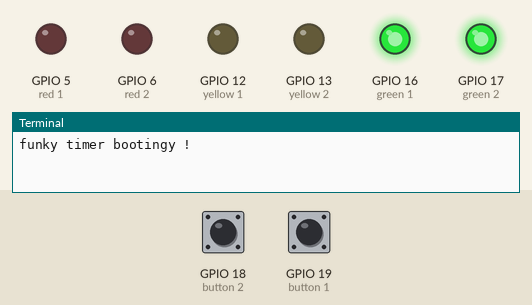
Bench run of a program on a simulated Raspberry Pi (BCM pin numbers) with a Jam HAT. On the bench: output pins drawn as LEDs (lit = HIGH), the last lines printed to the terminal. Inputs (shaded band) come from the test bench; at power-on: GPIO 19 (button 1) LOW, GPIO 18 (button 2) LOW.

Above: at 1.2 s.
1.3 s: GPIO 19 (button 1) pulled HIGH for 0.15 s
At 1.6 s:
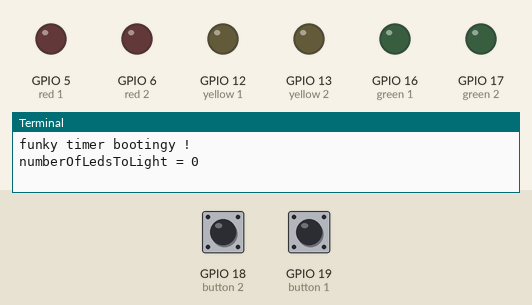
At 8.6 s:
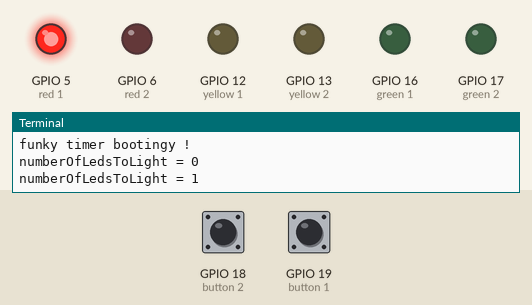
Timing chart, 0 to 10.1 s (numbered marks = the images above; inputs shaded):
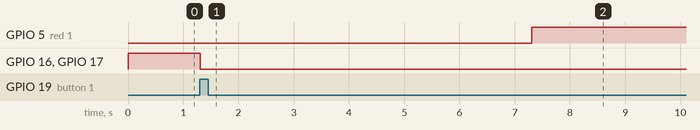

The program:

mytimer.py
```python
# gpiozero contains the JamHat object (the little circuit board with the lights and buzzer on it)
from gpiozero import JamHat
from time import sleep
import math


######################################################### functions #########################################################
def play_end_timer_tune(jamhat):
    jamhat.buzzer.play('C4')
    sleep(0.5)
    jamhat.off()

    jamhat.buzzer.play(70)
    sleep(0.5)
    jamhat.off()

    jamhat.buzzer.play(220.0)
    sleep(0.5)

######################################################### do the calculation to work out how many lights to turn on #########################################################
def calc_number_lights_to_switch_on(jamhat, loopcounter, selectedTimer ):
    # reset all lights
    jamhat.off()
    totalNumLeds = 6
    gapForEachLight = float(selectedTimer) / float(totalNumLeds)

    numberOfLightsToLightNow = float(loopcounter) / float(gapForEachLight)
    numberOfLightsToLightNow = math.ceil(numberOfLightsToLightNow)
    turnOnThisManyLights(jamhat, numberOfLightsToLightNow)

def turnOnThisManyLights(jamhat, numberOfLedsToLight):

    print("numberOfLedsToLight = "+str(numberOfLedsToLight))
    lights = ["jamhat.lights_1.red.on()", "jamhat.lights_1.yellow.on()", "jamhat.lights_1.green.on()",
        "jamhat.lights_2.red.on()", "jamhat.lights_2.yellow.on()", "jamhat.lights_2.green.on()"]
    # loop array based on numberOfLedsToLight
    i = 0
    while i < numberOfLedsToLight:
        eval(lights[i])        # call eval on each element in the array , up to the count e.g. eval('aVar = aVar + 1')
        i += 1
    sleep(6)        # keeps the loop count timer the same (so all calculations should work on timting )

def turn_off_all_lights_and_turn_on_green_lights_to_indicate_ready(jamhat):

    # reset it
    jamhat.off()
    # Turn the green lights on (indciates booted and program ready)
    jamhat.lights_1.green.on()
    jamhat.lights_2.green.on()

######################################################### end of functions #########################################################

######################################################### start of main program #########################################################
# Initialise the JamHat object.
jamhat = JamHat()

turn_off_all_lights_and_turn_on_green_lights_to_indicate_ready(jamhat)

# 30 minutes timer  60 seconds * 30mins = 1800 seconds / 6 (each loop takes 6 seconds ) = 300
timerLength = 300  # 300 = 30 mins
# e.g. if you wanted a 5minute timer = 60 * 5 = 300 / 6 = 50
# timer = 50   # 5 minute timer

print ("funky timer bootingy !")

# Setup infinite loop in try / catch so user can CTRL+C terminate (if and only if keyboard attached)
try:
    while True:
        if(jamhat.button_1.is_pressed): # blue button
            # each looper needs to go until 300 ( which is equal to 30 minutes )
            loopcounter = 0

            selectedTimer = timerLength

            while loopcounter < selectedTimer:
                calc_number_lights_to_switch_on(jamhat, loopcounter, selectedTimer)
                loopcounter += 1

            # loop ends after 30 minutes PLAY BUZZER
            play_end_timer_tune(jamhat)

        turn_off_all_lights_and_turn_on_green_lights_to_indicate_ready(jamhat)

        sleep(0.1)

except KeyboardInterrupt:
    # If someone presses CTRL+C, close the JamHat, freeing of the Pins for use elsewhere.
    jamhat.close()

   
```

Measured:
- after the input at 1.3 s, GPIO 5 (red 1): LOW → HIGH after 6.0 s; GPIO 16 (green 1), GPIO 17 (green 2): HIGH → LOW at once
